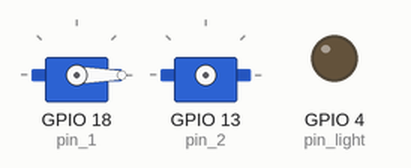
The program below on a simulated Raspberry Pi (BCM pin numbers). Parts: 2 × servo, output pins drawn as LEDs (lit = HIGH). Servo angles are drawn from the pulse width (0.5 ms = 0°, 2.5 ms = 180°). At 9.0 s the program stops and its outputs stay as they are.

Above: at 0.1 s.
At 3.1 s:
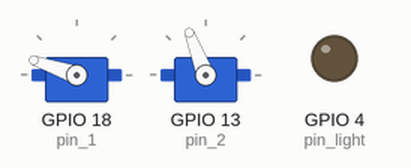
At 6.1 s:
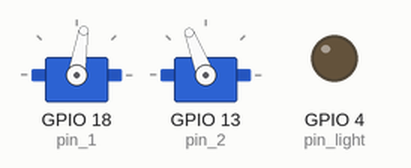
Timing chart, 0 to 7.6 s (numbered marks = the images above):
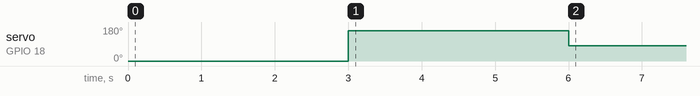

The program:

pan.py
```python
import time
"""云台模块

    功能:设置云台角度,实现左右转动摄像头识别
    pan_left()左转  pan_right()右转  pan_center() 返回中心

    使用方法:
    step1: pan=Pan()
    step2: pan.pan_left()  pan.pan_right()  pan.pan_center()

    """
class Pan:

    ang=120
    def __init__(self):
        import RPi.GPIO as GPIO
        self.GPIO= GPIO
        self.pin_1= 18
        self.pin_2 =13
        self.pin_light= 4
        GPIO.setmode(GPIO.BCM)
        GPIO.setup(self.pin_1,GPIO.OUT)
        GPIO.setup(self.pin_2,GPIO.OUT)
        GPIO.setup(self.pin_light,GPIO.OUT)

    def light_on(self):###补光灯可省略，直接使用现有供电
        self.GPIO.output(self.pin_light,self.GPIO.HIGH)

    def set_angle(self,pin,angle=ang):
        pwm=self.GPIO.PWM(pin,50)
        pwm.start(0)
        duty=2+angle/18
        pwm.ChangeDutyCycle(duty)
        time.sleep(0.5)
        pwm.stop()

    def pan_left(self,angle=ang):
        self.set_angle(self.pin_1,0)
        self.set_angle(self.pin_2,angle)
    def pan_left_right(self,angle=ang):
        self.set_angle(self.pin_1,10)
        self.set_angle(self.pin_2,angle)

    def pan_right(self,angle=ang):
        self.set_angle(self.pin_1,170)
        self.set_angle(self.pin_2,angle)

    def pan_right_left(self,angle=ang):
        self.set_angle(self.pin_1,160)
        self.set_angle(self.pin_2,angle)
    def pan_center(self,angle=ang):
        self.set_angle(self.pin_1,90)
        self.set_angle(self.pin_2,angle)

    def pan_turn(self,down_angle,up_angle):
        self.set_angle(self.pin_1,down_angle)
        self.set_angle(self.pin_2,up_angle)

    def pan_center_up(self):
        self.set_angle(self.pin_1,90)
        self.set_angle(self.pin_2,0)

    def test(self):
        self.pan_left()
        time.sleep(2)
        self.pan_right()
        time.sleep(2)
        self.pan_center()
        time.sleep(2)

if __name__ == '__main__':
    p=Pan()
    p.test()
```

Measured:
- by itself, servo on GPIO 18 (pin_1): 0° → 161° at 3.0 s, → 81° 3.0 s later
